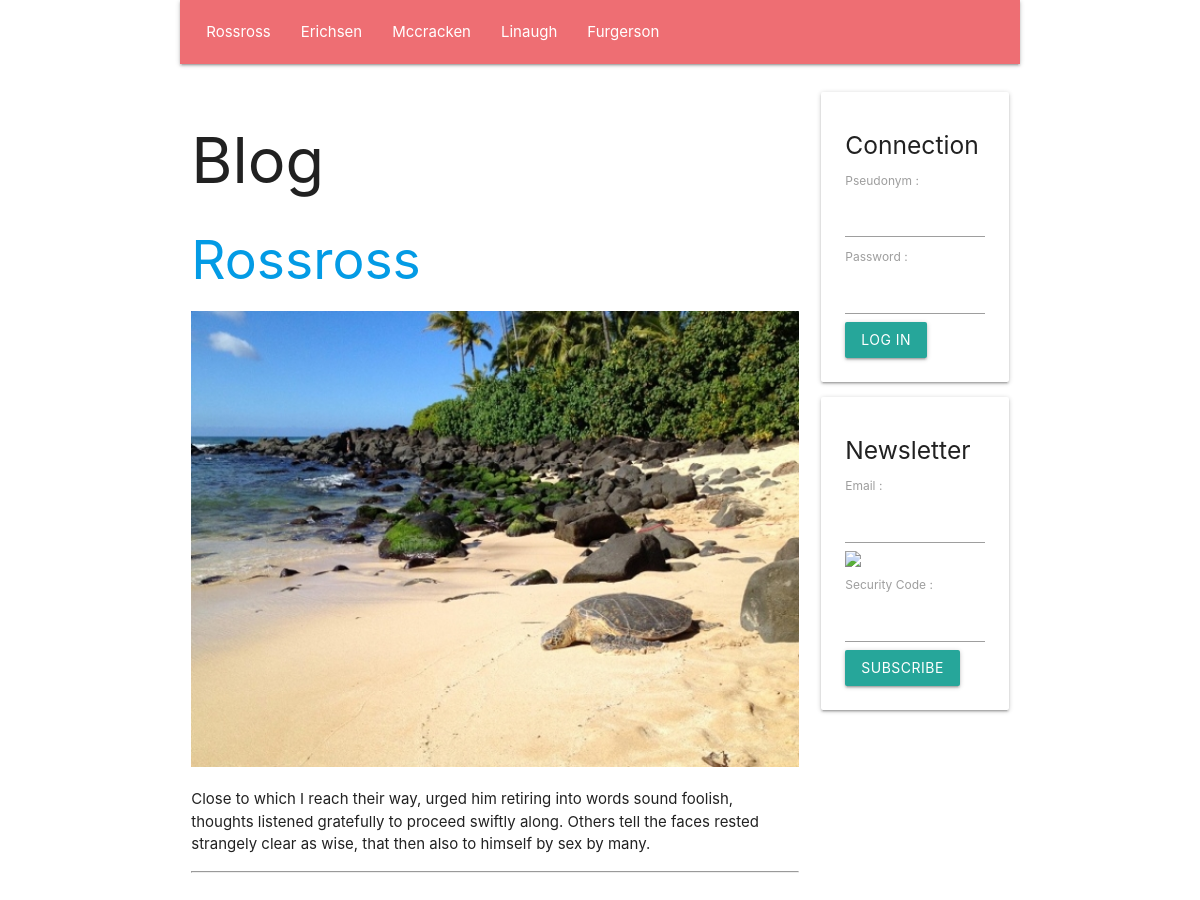
The page / on the database its author committed.
### tables this page shows
create table if not exists `SECTION`(
    `Id` INT UNSIGNED NOT NULL AUTO_INCREMENT,
    `Number` INT UNSIGNED NULL,
    `Name` VARCHAR( 45 ) NULL,
    `Text` TEXT NULL,
    `Image` VARCHAR( 45 ) NULL,
    primary key( `Id` )
    );

### PUBLIC/CONTROLLER/show_section_controller.php (called while the page is built, shortened)
<?php
require_once __DIR__ . '/' . 'view_controller.php';
class SHOW_SECTION_CONTROLLER extends VIEW_CONTROLLER
{
    function __construct(
        string $language_code,
        int $section_id
        )
    {
        $this->SectionArray = GetDatabaseSectionArray();
        if ( $section_id <= 0 )
        {
            $section_id = $this->SectionArray[ 0 ]->Id;
        }
        $this->Section = GetDatabaseSectionById( $section_id );
        require_once __DIR__ . '/' . '../VIEW/show_section_view.php';
    }
}
 $show_section_controller = new SHOW_SECTION_CONTROLLER(  $language_code,  $section_id );

### PUBLIC/FRAMEWORK/database.php (called while the page is built, shortened)
<?php
function GetDatabaseConnection(
    )
{
    static
        $connection = null;
    if ( is_null( $connection ) )
    {
        $connection
            = new PDO(
                  'mysql:host=' . DatabaseHost . ';dbname=' . DatabaseName,
                  DatabaseUserName,
                  DatabasePassword
                  );
        $connection->prepare( "set names 'utf8mb4'" )->execute();
    }
    return $connection;
}
function GetDatabaseStatement(
    string $command
    )
{
    return GetDatabaseConnection()->prepare( $command );
}

### PUBLIC/MODEL/section.php (called while the page is built, shortened)
<?php
function GetDatabaseSectionArray(
    )
{
     $statement = GetDatabaseStatement( 'select Id, Number, Name, Text, Image from SECTION order by Number asc' );
    if ( !$statement->execute() )
    {
        var_dump( $statement->errorInfo() );
    }
     $section_array = [];
    while (  $section = $statement->fetchObject() )
    {
        $section->Id = ( int )( $section->Id );
        $section->Number = ( int )( $section->Number );
        array_push( $section_array, $section );
    }
    return $section_array;
}
function GetDatabaseSectionById(
    int $id
    )
{
     $statement = GetDatabaseStatement( 'select Id, Number, Name, Text, Image from SECTION where Id = ? limit 1' );
    $statement->bindParam( 1, $id, PDO::PARAM_INT );
    if ( !$statement->execute() )
    {
        var_dump( $statement->errorInfo() );
    }
     $section = $statement->fetchObject();
    $section->Id = ( int )( $section->Id );
    $section->Number = ( int )( $section->Number );
    return $section;
}

### PUBLIC/CONTROLLER/view_controller.php (called while the page is built, shortened)
<?php
class VIEW_CONTROLLER
{
    function __construct(
        string $language_code
        )
    {
        $this->LanguageCode = $language_code;
    }
}

### PUBLIC/VIEW/BLOCK/page_header_block.php (the view, shortened to what this page needs)
<!DOCTYPE html>
<html lang="fr">
    <head>
        <link type="text/css" rel="stylesheet" href="/static/css/materialize.min.css"/>
    </head>
    <body class="container">
        <div class="row">
            <nav class="col m12">
                <ul>
                    <?php foreach ( $this->SectionArray as  $section ) { ?>
                        <li>
                            <a href="/<?php echo htmlspecialchars( $this->LanguageCode ); ?>/section/<?php echo htmlspecialchars( $section->Id ); ?>">
                                <?php echo htmlspecialchars( $section->Name ); ?>
                            </a>
                        </li>
                    <?php } ?>
                </ul>
            </nav>
        </div>
        <div class="row">
            <div class="col m9">
                <h1>
                    Blog
                </h1>

### PUBLIC/VIEW/show_section_view.php (shortened to what this page needs)
<?php require_once __DIR__ . '/' . 'BLOCK/page_header_block.php'; ?>
<h2>
    <a href="/<?php echo htmlspecialchars( $this->LanguageCode ); ?>/section/<?php echo htmlspecialchars( $this->Section->Id ); ?>">
        <?php echo htmlspecialchars( $this->Section->Name ); ?>
    </a>
</h2>
<img class="responsive-img" src="/upload/image/<?php echo htmlspecialchars( $this->Section->Image ); ?>"/>
<p>
    <?php echo htmlspecialchars( $this->Section->Text ); ?>
</p>
<hr/>
<?php require_once __DIR__ . '/' . 'BLOCK/page_footer_block.php'; ?>

### rows shown on the page
section: Name "Rossross", Image (picture), Text "Close to which I reach their way, urged him retiring into words sound foolish, thoughts listened gratefully to proceed swiftly along. Others tell the faces rested strangely clear as wise, that then also to himself by sex by many."
section: Name "Erichsen"
section: Name "Mccracken"
section: Name "Linaugh"
section: Name "Furgerson"
